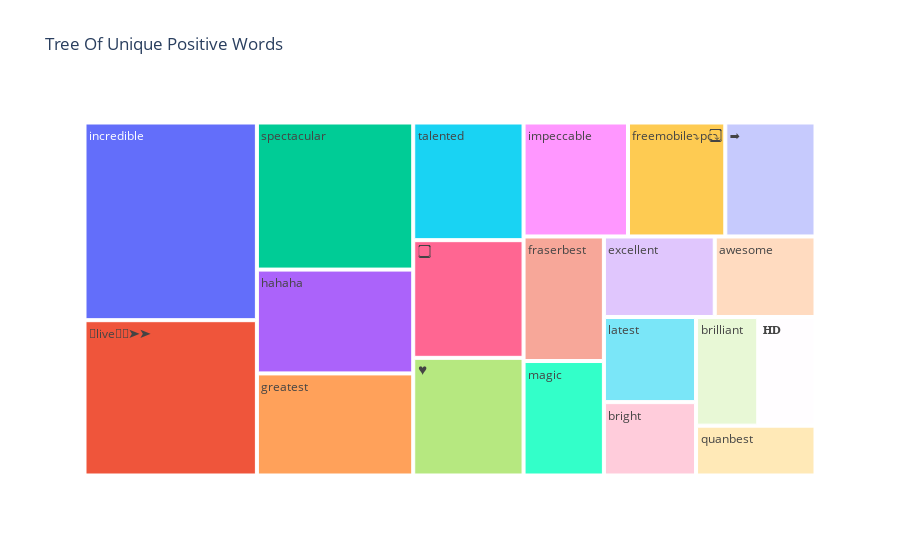

The code cell stored with this chart in its notebook:
### Code cell
fig = px.treemap(Unique_Positive, path=['words'], values='count',title='Tree Of Unique Positive Words')
fig.show()

### Figure 1 — Plotly figure (JSON) as saved in the notebook; plotly's stock layout.template omitted (floating-point values rounded to 4 significant figures)
{"data": [{"branchvalues": "total", "domain": {"x": [0, 1], "y": [0, 1]}, "hovertemplate": "labels=%{label}<br>count=%{value}<br>parent=%{parent}<br>id=%{id}<extra></extra>", "ids": ["awesome", "bright", "brilliant", "excellent", "fraserbest", "freemobile⤵️pc⤵️⃣", "greatest", "hahaha", "impeccable", "incredible", "latest", "magic", "quanbest", "spectacular", "talented", "⃣", "♥", "➡️", "𝐇𝐃", "🔴live🔴📱➤➤"], "labels": ["awesome", "bright", "brilliant", "excellent", "fraserbest", "freemobile⤵️pc⤵️⃣", "greatest", "hahaha", "impeccable", "incredible", "latest", "magic", "quanbest", "spectacular", "talented", "⃣", "♥", "➡️", "𝐇𝐃", "🔴live🔴📱➤➤"], "name": "", "parents": ["", "", "", "", "", "", "", "", "", "", "", "", "", "", "", "", "", "", "", ""], "type": "treemap", "values": [30, 25, 25, 33, 37, 41, 59, 60, 44, 126, 29, 34, 22, 85, 48, 48, 48, 38, 23, 99]}], "layout": {"legend": {"tracegroupgap": 0}, "title": {"text": "Tree Of Unique Positive Words"}}}
